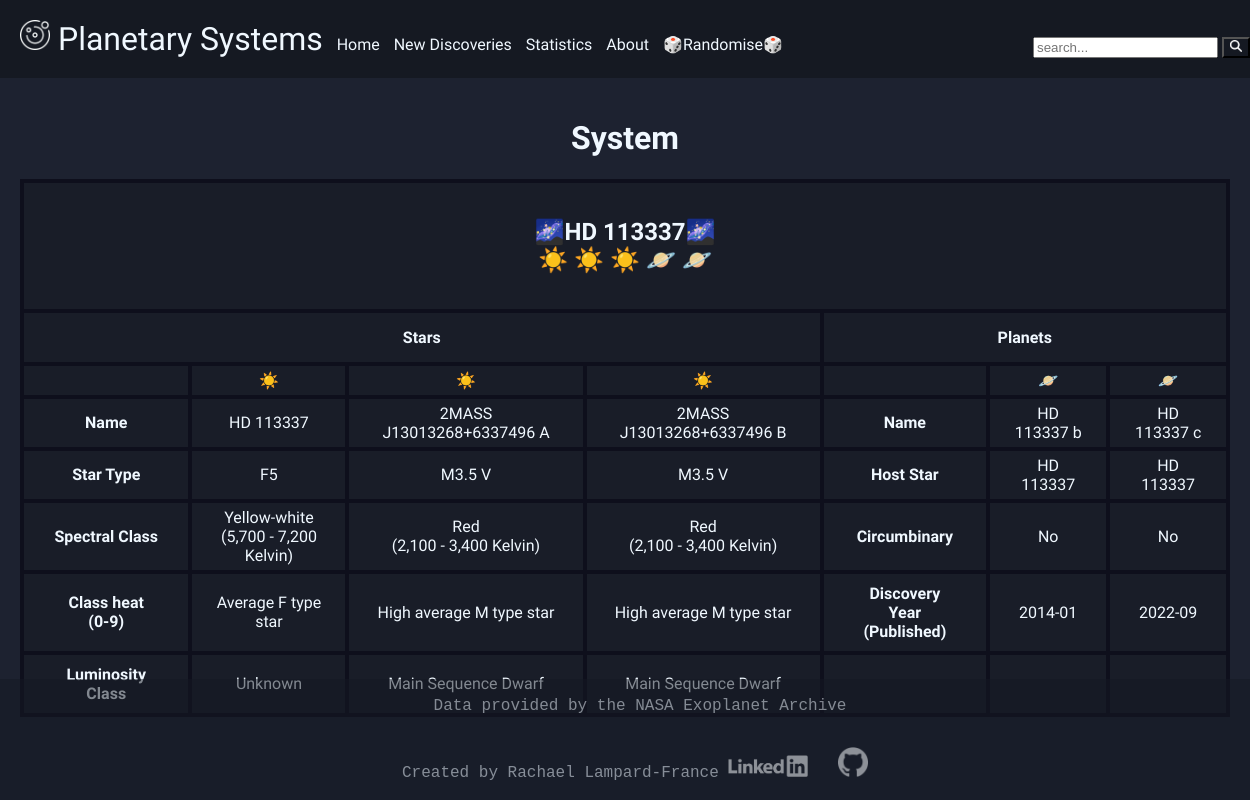
Page /system/HD 113337 on the committed database.
### tables this page shows
CREATE TABLE stellar (
    hostname TEXT PRIMARY KEY NOT NULL,
    sy_name INTEGER,
    last_updated DATETIME DEFAULT current_timestamp
, st_spectype TEXT);

CREATE TABLE planetary_systems (
    pl_name TEXT PRIMARY KEY NOT NULL,
    hostname TEXT,
    sy_snum INTEGER,
    sy_pnum INTEGER,
    cb_flag INTEGER,
    disc_pubdate INTEGER,
    last_updated DATETIME DEFAULT current_timestamp
);

### main.py (the view)
@app.route("/system")
@app.route("/system/")
@app.route("/system/<stellar_body>")
def system(stellar_body=None):
    error_msg = "No search term or stellar body provided"
    if 'search' in request.args:
        stellar_body = request.args.get('search')
    if not stellar_body:
         return render_template("error.html", message=error_msg), 404
    try:
        system = System(stellar_body)
    except TypeError:
        return redirect(url_for('suggestions', search=stellar_body), code=302)
    size = len(system.planets) + len(system.stars)
    return render_template("system.html", system=system, size=size)

### helpers/planet.py (called while the page is built)
    @property
    def name(self):
        return self._name

    @name.setter
    def name(self, planet_name:str):
        self._name = planet_name

    @property
    def disc_pubdate(self):
        return self._disc_pubdate

    @property
    def hostname(self):
        return self._hostname

    @property
    def cb_flag(self):
        return self._cb_flag

    def _get_details(self, conn):
        query = f"""
            SELECT disc_pubdate, hostname, cb_flag
              FROM planetary_systems
             WHERE pl_name=?;
        """
        cursor = conn.cursor()
        cursor.execute(query, (self.name,))
        details = cursor.fetchone()
        self._set_disc_pubdate(details[0])
        self._set_hostname(details[1])
        self._set_cb_flag(details[2])

    def _set_disc_pubdate(self, pubdate):
        if pubdate:
            self._disc_pubdate = pubdate
        else:
            self._disc_pubdate = Planet.DEFAULT

    def _set_hostname(self, hostname):
        if hostname:
            self._hostname = hostname
        else:
            self._hostname = Planet.DEFAULT

    def _set_cb_flag(self, cb_flag):
        if cb_flag == 1:
            self._cb_flag = "Yes"
        elif cb_flag == 0:
            self._cb_flag = "No"
        else:
            self._cb_flag = Planet.DEFAULT

### helpers/star.py (called while the page is built)
    @property
    def name(self) -> str:
        return self._name

    @name.setter
    def name(self, name):
        self._name = name

    @property
    def full_class_id(self) -> str:
        return self._full_class_id

    @full_class_id.setter
    def full_class_id(self, conn: sqlite3.Connection):
        cursor = conn.cursor()
        query = f"""
            SELECT st_spectype
            FROM stellar
            WHERE hostname=?;
        """
        cursor.execute(query, (self.name,))
        full_class = cursor.fetchone()
        if full_class[0]:
            self._full_class_id = full_class[0]
        else:
            self._full_class_id = Star.DEFAULT
        cursor.close()

    @property
    def class_id(self) -> str:
        return self._class_id

    @property
    def st_class(self) -> str:
        return self._st_class

    @property
    def heat(self) -> str:
        return self._heat

    @property
    def sub_class(self) -> str:
        return self._sub_class

    @property
    def lumin(self) -> str:
        return self._lumin

### helpers/system.py (called while the page is built)
    @property
    def name(self) -> str:
        return self._name

    @property
    def stars(self) -> list:
        return self._stars

### templates/system.html (shortened to what this page needs)
{% extends "layout.html" %}
{% block main %}
<h1>
    System
</h1>
<div class="table-system center">
    <table>
        <thead>
            <tr>
                <th colspan="{{ size + 2 }}">
                    <h2>
                        🌌{{ system.name }}🌌<br>
                        {% for star in system.stars %}
                        ☀️
                        {% endfor %}
                        {% for planet in system.planets %}
                        🪐
                        {% endfor %}
                    </h2>
                </th>
            </tr>
        </thead>
        <thead>
            <tr>
                <th colspan="{{ system.stars|length + 1}}">Stars</th>
                <th colspan="{{ system.planets|length + 1 }}">Planets</th>
            </tr>
        </thead>
        <tbody>
            <tr>
                <td class="catagory"></td>
                {% for star in system.stars %}
                <td>☀️</td>
                {% endfor %}
                <td></td>
                {% for planet in system.planets %}
                <td>🪐</td>
                {% endfor %}
            </tr>
            <tr>
                <td class="catagory">Name</td>
                {% for star in system.stars %}
                <td>{{ star.name }}</td>
                {% endfor %}
                <td class="catagory">Name</td>
                {% for planet in system.planets %}
                <td>{{ planet.name }}</td>
                {% endfor %}
            </tr>
            <tr>
                <td class="catagory">Star Type</td>
                {% for star in system.stars %}
                <td>{{ star.full_class_id }}</td>
                {% endfor %}
                <td class="catagory">Host Star</td>
                {% for planet in system.planets %}
                <td>{{ planet.hostname }}</td>
                {% endfor %}
            </tr>
            <tr>
                <td class="catagory">Spectral Class</td>
                {% for star in system.stars %}
                <td>
                    {% if star.st_class %}
                        {{ star.st_class}}<br>({{ star.heat }} Kelvin)
                    {% endif %}
                </td>
                {% endfor %}
                <td class="catagory">Circumbinary</td>
                {% for planet in system.planets %}
                <td>{{ planet.cb_flag }}</td>
                {% endfor %}
            </tr>
            <tr>
                <td class="catagory">Class heat<br>(0-9)</td>
                {% for star in system.stars %}
                <td>
                    {% if star.sub_class %}
                        {{ star.sub_class }}
                    {% endif %}
                </td>
                {% endfor %}
                <td class="catagory">Discovery Year<br>(Published)</td>
                {% for planet in system.planets %}
                <td>{{ planet.disc_pubdate }}</td>
                {% endfor %}
            </tr>
            <tr>
                <td class="catagory">Luminosity Class</td>
                {% for star in system.stars %}
                <td>
                    {% if star.lumin %}
                        {{ star.lumin }}
                    {% endif %}
                </td>
                {% endfor %}
                <td class="catagory"></td>
                {% for planet in system.planets %}
                <td></td>
                {% endfor %}
            </tr>
        </tbody>
    </table>
</div>
{% endblock %}

### templates/layout.html (shortened to what this page needs)
<!DOCTYPE html>
<html lang="en">
    <head>
        <link href="{{ url_for('static', filename='styles.css') }}" rel="stylesheet">
    </head>
    <body class="center">
        <nav id="navbar">
            <ul>
                <li class="nav-item">
                    <a class="navbar-logo" href="{{ url_for('home') }}">
                        <img src="{{ url_for('static', filename='icons/star_system_white.png') }}" alt="Star system icon" width="30"> Planetary Systems
                    </a>
                </li>
                <li class="nav-item">
                    <a class="nav-link" href="{{ url_for('home') }}">Home</a>
                    <div class="dropdown">
                        <a class="nav-link" href="{{ url_for('new', category='ps') }}">New Discoveries</a>
                    </div>
                    <a class="nav-link" href="{{ url_for('statistics') }}">Statistics</a>
                    <a class="nav-link" href="{{ url_for('about') }}">About</a>
                    <a class="nav-link" href="{{ url_for('randomiser') }}">🎲Randomise🎲</a>
                </li>
            </ul>
            <ul>
                <li class="nav-item search-container">
                    <form action="{{ url_for('system') }}" method="get">
                        <input type="text" placeholder="search..." name="search" maxlength="30">
                        <button class='search-icon' type="submit"><img src="{{ url_for('static', filename='icons/search_icon.png') }}" alt="search icon" width="12"/></button>
                    </form>
                </li>
            </ul>
        </nav>
        <main id="content">
            {% block main %}{% endblock %}
        </main>
        <footer id="footer" class="txt-default">
            <p>
                Data provided by the <a href="https://exoplanetarchive.ipac.caltech.edu/" target="_blank">NASA Exoplanet Archive</a>
            </p>
            <p>
                Created by Rachael Lampard-France
                <a href="https://www.linkedin.com/in/rachael-lampard-france-a5995b195" target="_blank"><img src="{{ url_for('static', filename='icons/linkedin_white.png') }}" alt="git hub logo" width="80" style="padding-right: 10px;"></a>
                <a href="https://github.com/rachaellampardfrance" target="_blank"><img src="{{ url_for('static', filename='icons/github_icon_white.png') }}" alt="git hub logo" width="30" style="padding-right: 10px;"></a>
            </p>
        </footer>
    </body>
</html>

### static/styles.css (style rules this page uses)
body { margin: 0px; background-color: #1d2230; font-family: Audiowide, sans-serif; color: #f0f8ff; min-height: 100vh; }
#navbar, .search-icon, #footer, .dropdown-content { background-color: #151922; }
.center, .page-heading, [class|="img"] { justify-content: center; display: block; margin-left: auto; margin-right: auto; align-items: center; }
.txt-default, p { font-family: Lucida Console, Monospace; font-size: 1em; }
.txt-center, h1, p, h2, table { text-align: center; }
#navbar { list-style: none; display: grid; display: flex; flex-wrap: wrap; width: 100%; align-items: flex-end; justify-content: space-between; padding: 20px; position: relative; }
#navbar > ul { margin: 0; padding: 0; }
.navbar-logo { font-size: 2em; }
.navbar-logo:hover, a:link, a:visited { text-decoration: none; padding-right: 10px; }
.nav-item { display: inline-block; }
.nav-link { padding-right: 10px; }
.search-container { padding-right: 20px; }
.padded, table, .page-heading, #content, [class|="img"] { padding: 20px; }
a:link, a:visited { color: aliceblue; }
#footer { display: flex; flex-direction: column; justify-content: center; width: 100%; padding-top: 2px; padding-bottom: 2px; padding-left: 20px; padding-right: 20px; }
table { margin-left: auto; margin-right: auto; border-collapse: collapse; width: auto; }
[class|="table"] { overflow-x:auto; width: 100%; }
td, th { background-color: #191d28; border: 4px solid rgb(14, 15, 28); }
td { padding-top: 5px; padding-bottom: 5px; padding-left: 20px; padding-right: 20px; }
td.catagory { font-weight: bold; padding-top: 10px; padding-bottom: 10px; padding-left: 30px; padding-right: 30px; }
th { padding-top: 15px; padding-bottom: 15px; padding-left: 30px; padding-right: 30px; }
.dropdown { position: relative; display: inline-block; text-align: center; }
@media screen and (min-width: 501px) { #footer { position: fixed; bottom: 0; opacity: 0.5; } }
@media screen and (min-width: 501px) { #content { margin-bottom: 100px; } }

### rows in the picture
stellar: name "HD 113337", name "HD 113337", full_class_id "F5"
planetary_systems: name "HD 113337 b", hostname "HD 113337", disc_pubdate "2014-01"
planetary_systems: name "HD 113337 c", hostname "HD 113337", disc_pubdate "2022-09"

### other values in the picture
{{ star.name }} "2MASS J13013268+6337496 A" "2MASS J13013268+6337496 B"
{{ star.full_class_id }} "M3.5 V" "M3.5 V"
{{ star.st_class }} "Yellow-white" "Red" "Red"
{{ star.heat }} "5,700 - 7,200" "2,100 - 3,400" "2,100 - 3,400"
{{ planet.cb_flag }} "No" "No"
{{ star.sub_class }} "Average F type star" "High average M type star" "High average M type star"
{{ star.lumin }} "Unknown" "Main Sequence Dwarf" "Main Sequence Dwarf"
